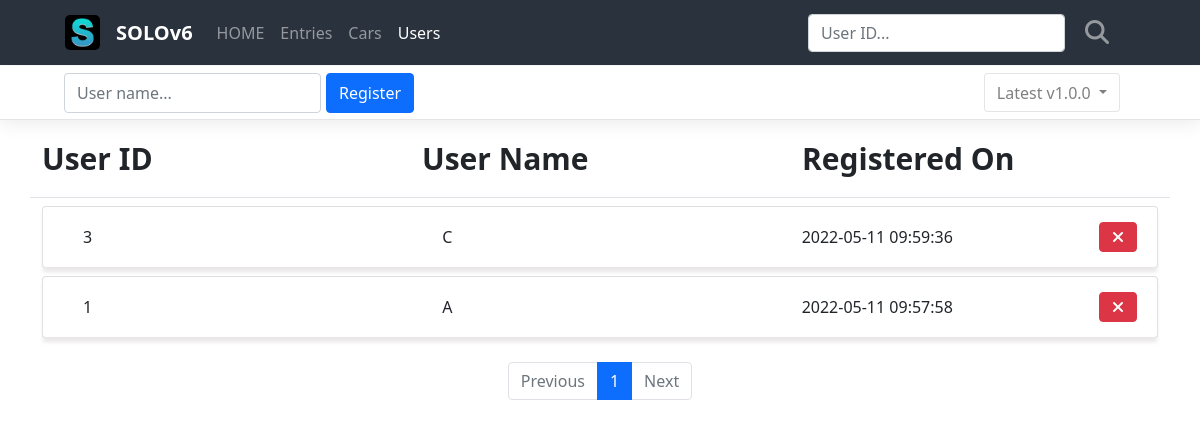
The app's page /users/, older data.
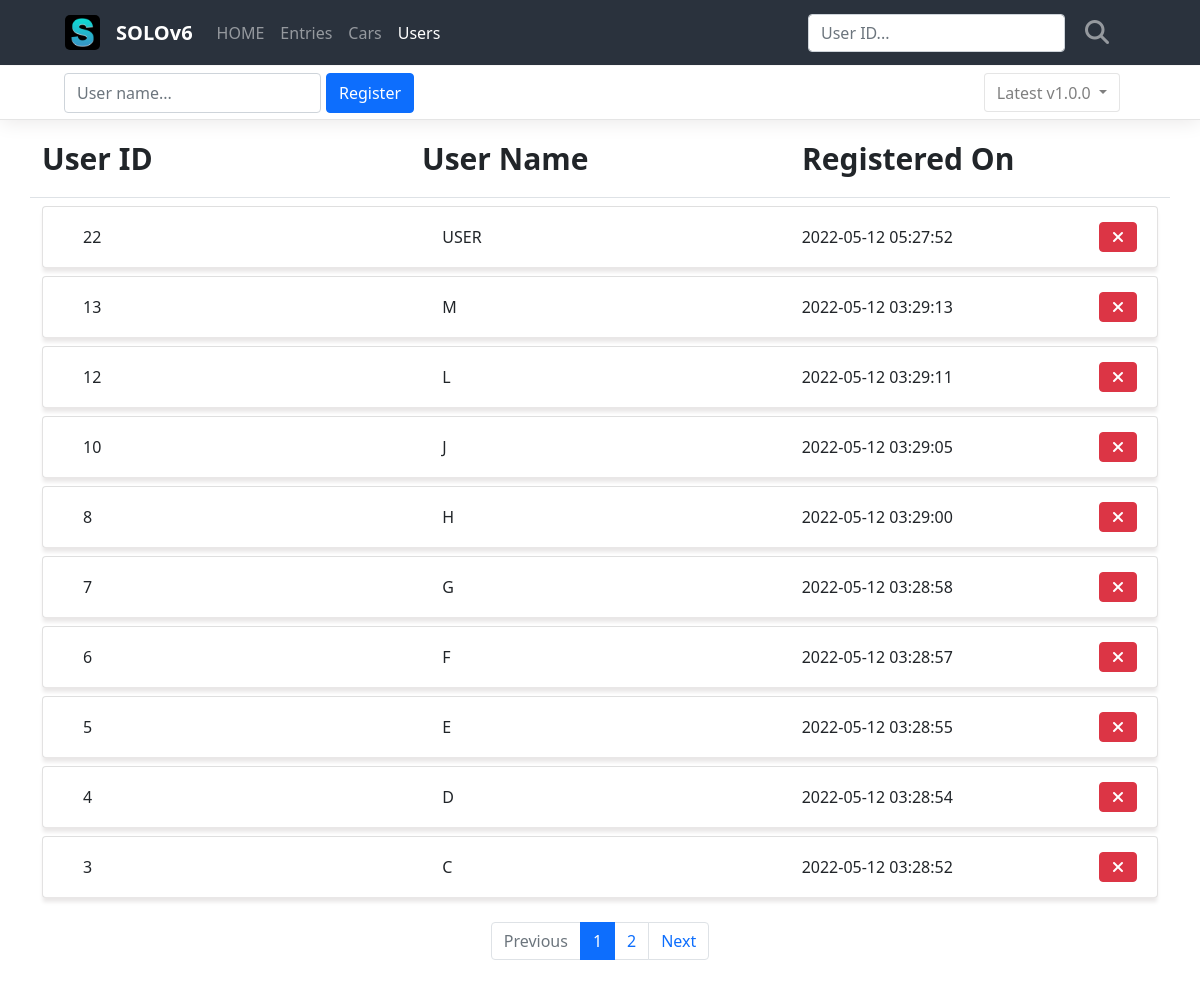
The same page, newer data.
### project/models/user.py (models this page shows, shortened)
class User(db.Model):
    id = db.Column(db.Integer, primary_key=True)
    user_name = db.Column(db.String(10), nullable=False)
    registered_on = db.Column(db.DateTime(), default=func.now())

### project/routes/user_routes.py (the view)
@blueprint.route('/')
def users():
    page = request.args.get('page', type=int, default=1)
    needle = request.args.get('needle', type=str, default='')
    user_list = UserModel.query.order_by(UserModel.registered_on.desc())
    if needle:
        user_list = user_list.filter(
            UserModel.id.ilike(needle)
        )
    user_list = user_list.paginate(page, per_page=10)
    return render_template('users.html', user_list=user_list, page=page, needle=needle)

### project/templates/users.html (shortened to what this page needs)
<link rel="stylesheet" href="../static/css/users.css">
{% extends 'base.html' %}
{% block content %}
<nav class="navbar navbar-expand-lg navbar-dark">
    <div class="container-fluid">
        <a class="navbar-logo" href="{{ url_for('base.index') }}">
            <img class="logo" src="../static/images/favicons.ico/favicon-96x96.png" alt="Logo" height="35" width="35">
        </a>
        <a class="navbar-brand" href="{{ url_for('base.index') }}">SOLOv6</a>
        <div class="collapse navbar-collapse" id="navbarSupportedContent">
            <ul class="navbar-nav me-auto mb-2 mb-lg-0">
                <li class="nav-item">
                    <a class="nav-link active" aria-current="page" href="{{ url_for('base.index') }}">HOME</a>
                </li>
                <li class="nav-item">
                    <a class="nav-link active" href="{{ url_for('base.index') }}">Entries</a>
                </li>
                <li class="nav-item">
                    <a class="nav-link active" href="{{ url_for('cars.cars') }}">Cars</a>
                </li>
                <li class="nav-item">
                    <a class="nav-link active" href="{{ url_for('users.users') }}">Users</a>
                </li>
            </ul>
            <form id="search-form" class="d-flex" action="{{ url_for('users.users') }}" method="get">
                <input id="needle search-needle" class="form-control me-2 search-form" type="text" name="needle" value="{{ needle or '' }}" placeholder="User ID..." aria-label="Search">
                <button id="btn-search" class="btn search-btn" type="submit">
                    <i class="fa-solid fa-magnifying-glass fa-xl"></i>
                </button>
            </form>
        </div>
    </div>
</nav>
<div class="main">
    <div class="register-box">
        <div class="register-col">
            <form class="register-form" action="{{ url_for('users.register') }}" method="post">
                <input class="form-control register-input" type="text" name="user_name" placeholder="User name...">
                <button type="submit" class="btn btn-primary mb-3 register-btn">
                    Register
                </button>
            </form>
        </div>
        <div class="dropdown">
            <button class="btn btn-light dropdown-toggle" type="button" id="dropdownMenuButton1" data-bs-toggle="dropdown" aria-expanded="false">
                Latest v1.0.0
            </button>
        </div>
    </div>
    <div class="container list-box">
        <div class="row list-title-box border-bottom">
            <div class="col list-title my-3">
                User ID
            </div>
            <div class="col list-title my-3">
                User Name
            </div>
            <div class="col list-title my-3">
                Registered On
            </div>
        </div>
        {% if user_list %}
            {% for user in user_list.items %}
            <div class="card my-2">
                <div class="card-body">
                    <div class="row card-body-row">
                        <div class="col list-col">
                            {{ user.id }}
                        </div>
                        <div class="col list-col">
                            {{ user.user_name }}
                        </div>
                        <div class="col list-col">
                            {{ user.registered_on }}
                            <div class="cancel-box">
                                <form class="delete-form" action="{{ url_for('users.delete') }}" method="post">
                                    <button type="submit" class="btn btn-danger mb-3 cancel-btn">
                                        <i class="fa-solid fa-xmark"></i>
                                    </button>
                                </form>
                            </div>
                        </div>
                    </div>
                </div>
            </div>
            {% endfor %}
        {% else %}
        <div class="row">
            <div class="col-12">
                <h2>❌ No User Registered ❌</h2>
            </div>
        </div>
        {% endif %}
    </div>
</div>
<ul class="pagination my-4 justify-content-center">
    {% if user_list.has_prev %}
    <li class="page-item">
        <a class="page-link" href="?page={{ user_list.prev_num }}">Previous</a>
    </li>
    {% else %}
    <li class="page-item disabled">
        <a class="page-link" tabindex="-1" aria-disabled="true" href="javascript:void(0)">Previous</a>
    </li>
    {% endif %}
    {% for page_num in user_list.iter_pages() %}
    {% if page_num %}
    {% if page_num != user_list.page %}
    <li class="page-item">
        <a class="page-link" href="?page={{ page_num }}">{{ page_num }}</a>
    </li>
    {% else %}
    <li class="page-item active" aria-current="page">
        <a class="page-link" href="javascript:void(0)">{{ page_num }}</a>
    </li>
    {% endif %}
    {% else %}
    <li class="disabled">
        <a class="page-link" href="javascript:void(0)">...</a>
    </li>
    {% endif %}
    {% endfor %}
    {% if user_list.has_next %}
    <li class="page-item">
        <a class="page-link" href="?page={{ user_list.next_num }}">Next</a>
    </li>
    {% else %}
    <li class="page-item disabled">
        <a class="page-link" tabindex="-1" aria-disabled="true" href="javascript:void(0)">Next</a>
    </li>
    {% endif %}
</ul>
{% endblock %}

### project/templates/base.html (shortened to what this page needs)
<!DOCTYPE html>
<html lang="en">
<head>
    <link rel="stylesheet" href="{{ url_for('static', filename='css/bootstrap.min.css') }}">
    <link rel="stylesheet" href="https://cdnjs.cloudflare.com/ajax/libs/font-awesome/6.1.1/css/all.min.css">
    <link rel="stylesheet" href="{{ url_for('static', filename='css/styles.css') }}">
</head>
<body>
    {% block content %}
    {% endblock %}
</body>
</html>

### project/static/css/users.css (style rules this page uses)
.navbar-nav .nav-item:nth-child(4) .nav-link { opacity: 1; }

### project/static/css/styles.css (style rules this page uses)
.navbar { position: fixed; top: 0; width: 100vw; height: 65px; padding-left: 53px; padding-right: 67px; z-index: 1; background-color: #2A323D; }
.navbar-brand { font-weight: 700; color: white; }
.navbar .container-fluid { height: 65px; }
.logo { border-radius: 5px; margin-right: 16px; }
.nav-link { color: white; opacity: 0.5; transition: opacity 0.3s ease-in-out; }
.d-flex { display: flex; align-items: center; margin: 0; }
.search-btn { color: white; opacity: 0.5; border: none; margin-left: 0; transition: color, opacity 0.2s ease-in-out; }
.main { margin-top: 66px; }
.register-box { display: flex; justify-content: space-between; align-items: center; padding-left: 64px; padding-right: 80px; width: 100vw; height: 54px; border-bottom: 1px solid rgba(0, 0, 0, 0.1); box-shadow: 0px 2px 20px rgb(234, 232, 232); }
.register-col { display: flex; align-items: center; justify-content: center; height: 54px; }
.register-form { display: flex; justify-content: center; align-items: center; height: 54px; margin: 0; }
.register-input { height: 40px; }
.register-btn { height: 40px; margin-top: 16px; margin-left: 5px; }
.dropdown-toggle { height: 39px; border: 1px solid rgba(0, 0, 0, 0.1); background-color: white; color: rgba(0, 0, 0, 0.5); }
.card { z-index: 0; }
.card-body { height: 60px; padding: 0; box-shadow: 0px 5px 4px rgb(233, 231, 231); }
.list-title { font-size: 30px; font-weight: 600; }
.list-col { display: flex; align-items: center; height: 60px; }
.list-col:nth-child(1) { margin-left: 40px; }
.list-col:nth-child(3) { display: flex; justify-content: space-between; margin-right: 20px; }
.delete-form { height: 30px; }
.cancel-box { display: flex; align-items: flex-end; }
.cancel-btn { margin-top: 8px; }

Row changes from the older to the newer data that the page shows:
removed User: id "1", user_name "A", registered_on "2022-05-11 09:57:58"
added User: id "22", user_name "USER", registered_on "2022-05-12 05:27:52"
added User: id "13", user_name "M", registered_on "2022-05-12 03:29:13"
added User: id "12", user_name "L", registered_on "2022-05-12 03:29:11"
added User: id "10", user_name "J", registered_on "2022-05-12 03:29:05"
added User: id "8", user_name "H", registered_on "2022-05-12 03:29:00"
added User: id "7", user_name "G", registered_on "2022-05-12 03:28:58"
added User: id "6", user_name "F", registered_on "2022-05-12 03:28:57"
added User: id "5", user_name "E", registered_on "2022-05-12 03:28:55"
added User: id "4", user_name "D", registered_on "2022-05-12 03:28:54"
changed User id 3: registered_on "2022-05-11 09:59:36" → "2022-05-12 03:28:52"
Text that changed along with them:
new list line: "2"
